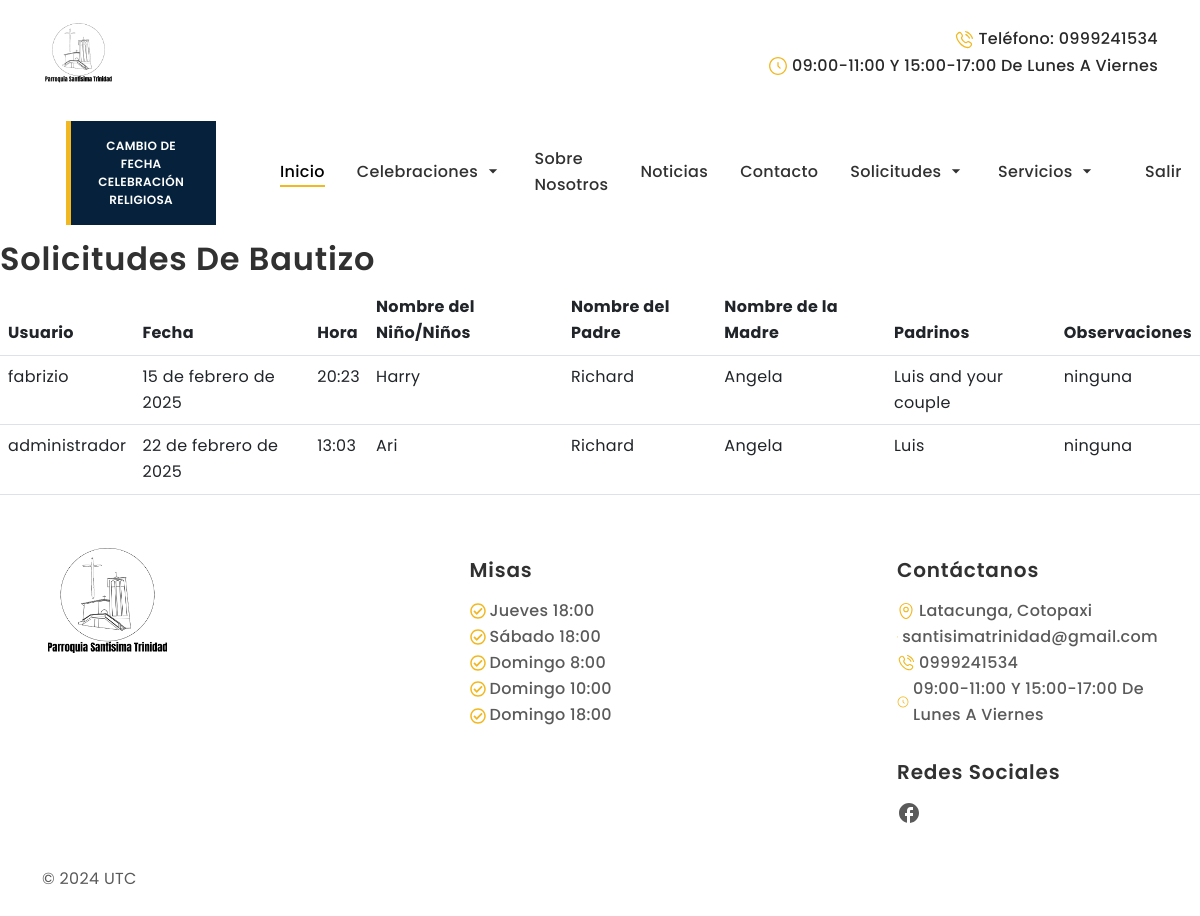
Page /ver-solicitudes-bautizos/ (signed in) on the committed database.
### Apps/web/models.py (models this page shows, shortened)
class Bautizo(models.Model):
    usuario = models.ForeignKey(User, on_delete=models.CASCADE)
    fecha = models.DateField()
    hora = models.TimeField()
    nombre_nino = models.CharField(max_length=200, verbose_name='Nombre del Niño/Niños')
    nombre_padre = models.CharField(max_length=200, verbose_name='Nombre del Padre')
    nombre_madre = models.CharField(max_length=200, verbose_name='Nombre de la Madre')
    padrinos = models.CharField(max_length=200)
    observaciones = models.TextField(blank=True, null=True)

### Apps/web/views.py (the view)
# urls.py: path('ver-solicitudes-bautizos/', views.ver_solicitudes_bautizos, name='ver_solicitudes_bautizos'),
@login_required(login_url='/login/')
@staff_member_required(login_url='/login/')
def ver_solicitudes_bautizos(request):
    bautizos = Bautizo.objects.all()
    return render(request, 'ver_solicitudes_bautizos.html', {'bautizos': bautizos})

### Apps/web/templates/ver_solicitudes_bautizos.html
{% extends 'base.html' %}
{% block body %}
  <h2>Solicitudes de Bautizo</h2>
  <table class="table">
    <thead>
      <tr>
        <th>Usuario</th>
        <th>Fecha</th>
        <th>Hora</th>
        <th>Nombre del Niño/Niños</th>
        <th>Nombre del Padre</th>
        <th>Nombre de la Madre</th>
        <th>Padrinos</th>
        <th>Observaciones</th>
      </tr>
    </thead>
    <tbody>
      {% for bautizo in bautizos %}
      <tr>
        <td>{{ bautizo.usuario.username }}</td>
        <td>{{ bautizo.fecha }}</td>
        <td>{{ bautizo.hora }}</td>
        <td>{{ bautizo.nombre_nino }}</td>
        <td>{{ bautizo.nombre_padre }}</td>
        <td>{{ bautizo.nombre_madre }}</td>
        <td>{{ bautizo.padrinos }}</td>
        <td>{{ bautizo.observaciones }}</td>
      </tr>
      {% endfor %}
    </tbody>
  </table>
{% endblock %}

### static/style.css (style rules this page uses)
:root { --primary-color: #F2B821; --secondary-color: #05213C; --black-color: #292929; --light-black-color: #343536; --dark-color: #313131; --body-color: #5A5A5A; --gray-color: #777F81; --light-color: #fdfdfd; --bs-gray-100: #F6F6F6; --bs-gray-300: #DCDCDC; --bs-primary-text-emphasis: var(--primary-color); --bs-body-color-rgb: 90, 90, 90; --bs-light-rgb: rgba(255, 255, 255, 1); --bs-dark-rgb: 41, 41, 41; --bs-primary-rgb: 178, 142, 113; }
:root { --heading-font: "Poppins", sans-serif; --body-font: "Poppins", sans-serif; }
*, *::before, *::after { -webkit-box-sizing: border-box; -moz-box-sizing: border-box; box-sizing: border-box; }
html { box-sizing: border-box; }
body { background-color: var(--light-color); font-family: var(--body-font); font-size: 16px; font-weight: 400; line-height: 164%; letter-spacing: 0.32px; color: var(--body-color); margin: 0; }
h1, h2, h3, h4, h5, h6 { color: var(--dark-color); font-family: var(--heading-font); text-transform: capitalize; font-weight: 600; letter-spacing: 0.84px; line-height: 115%; }

### rows in the picture
Bautizo: usuario.username "fabrizio", fecha "15 de febrero de 2025", hora "20:23", nombre_nino "Harry", nombre_padre "Richard", nombre_madre "Angela", padrinos "Luis and your couple", observaciones "ninguna"
Bautizo: usuario.username "administrador", fecha "22 de febrero de 2025", hora "13:03", nombre_nino "Ari", nombre_padre "Richard", nombre_madre "Angela", padrinos "Luis", observaciones "ninguna"
